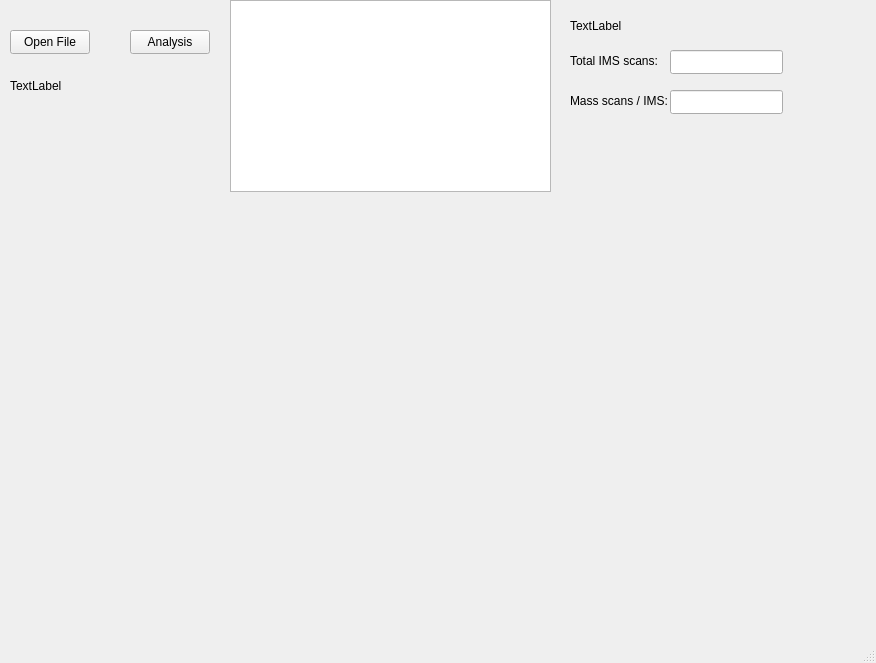
<?xml version="1.0" encoding="UTF-8"?>
<ui version="4.0">
 <class>MainWindow</class>
 <widget class="QMainWindow" name="MainWindow">
  <property name="geometry">
   <rect>
    <x>0</x>
    <y>0</y>
    <width>876</width>
    <height>663</height>
   </rect>
  </property>
  <property name="windowTitle">
   <string>MainWindow</string>
  </property>
  <widget class="QWidget" name="centralwidget">
   <widget class="QPushButton" name="openFileButton">
    <property name="geometry">
     <rect>
      <x>10</x>
      <y>30</y>
      <width>80</width>
      <height>24</height>
     </rect>
    </property>
    <property name="text">
     <string>Open File</string>
    </property>
   </widget>
   <widget class="QLabel" name="fileNameLabel">
    <property name="geometry">
     <rect>
      <x>10</x>
      <y>70</y>
      <width>201</width>
      <height>31</height>
     </rect>
    </property>
    <property name="text">
     <string>TextLabel</string>
    </property>
   </widget>
   <widget class="QPushButton" name="pushButton">
    <property name="geometry">
     <rect>
      <x>130</x>
      <y>30</y>
      <width>80</width>
      <height>24</height>
     </rect>
    </property>
    <property name="text">
     <string>Analysis</string>
    </property>
   </widget>
   <widget class="QListWidget" name="listWidget">
    <property name="geometry">
     <rect>
      <x>230</x>
      <y>0</y>
      <width>321</width>
      <height>192</height>
     </rect>
    </property>
   </widget>
   <widget class="QLabel" name="label">
    <property name="geometry">
     <rect>
      <x>570</x>
      <y>50</y>
      <width>91</width>
      <height>21</height>
     </rect>
    </property>
    <property name="text">
     <string>Total IMS scans:</string>
    </property>
   </widget>
   <widget class="QLabel" name="label_2">
    <property name="geometry">
     <rect>
      <x>570</x>
      <y>90</y>
      <width>101</width>
      <height>21</height>
     </rect>
    </property>
    <property name="text">
     <string>Mass scans / IMS:</string>
    </property>
   </widget>
   <widget class="QLineEdit" name="totalmsEdit">
    <property name="geometry">
     <rect>
      <x>670</x>
      <y>50</y>
      <width>113</width>
      <height>24</height>
     </rect>
    </property>
   </widget>
   <widget class="QLineEdit" name="massPerImsEdit">
    <property name="geometry">
     <rect>
      <x>670</x>
      <y>90</y>
      <width>113</width>
      <height>24</height>
     </rect>
    </property>
   </widget>
   <widget class="QLabel" name="totalMassScanNumberLabel">
    <property name="geometry">
     <rect>
      <x>570</x>
      <y>15</y>
      <width>211</width>
      <height>21</height>
     </rect>
    </property>
    <property name="text">
     <string>TextLabel</string>
    </property>
   </widget>
  </widget>
  <widget class="QMenuBar" name="menubar">
   <property name="geometry">
    <rect>
     <x>0</x>
     <y>0</y>
     <width>876</width>
     <height>21</height>
    </rect>
   </property>
  </widget>
  <widget class="QStatusBar" name="statusbar"/>
 </widget>
 <resources/>
 <connections>
  <connection>
   <sender>openFileButton</sender>
   <signal>clicked()</signal>
   <receiver>MainWindow</receiver>
   <slot>openFile_clicked()</slot>
   <hints>
    <hint type="sourcelabel">
     <x>57</x>
     <y>61</y>
    </hint>
    <hint type="destinationlabel">
     <x>131</x>
     <y>63</y>
    </hint>
   </hints>
  </connection>
 </connections>
 <slots>
  <slot>openFile_clicked()</slot>
 </slots>
</ui>
